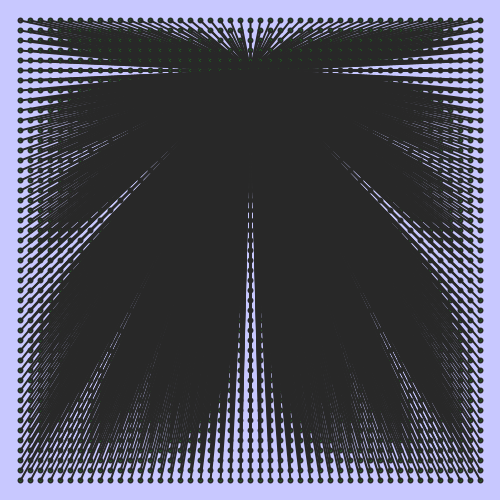
Frame 1 (no input)
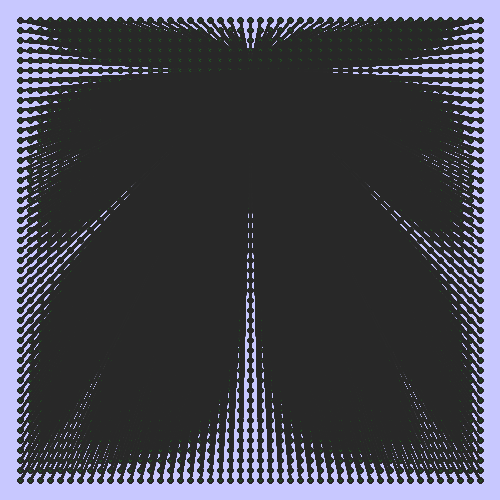
Frame 60 (the mouse pressed at the canvas centre just before this capture)
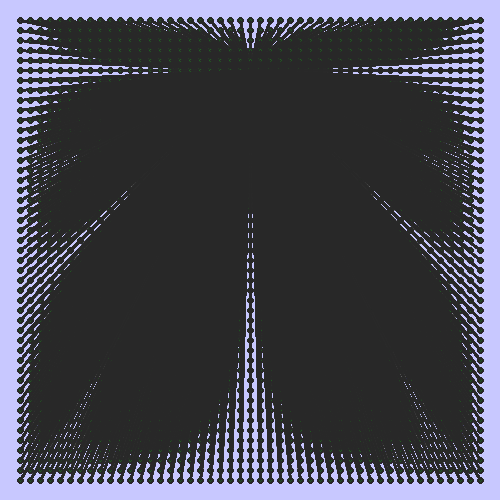
Frame 120 (the mouse held since frame 60 and released just before this capture)

The Processing sketch that drew these frames (run headless with seeded random() and noise(); from frame 60 on, the mouse is pressed at the canvas centre):

// Processing sketch: Loop
// ── Loop.pde
int y= 20;
int x= 20;
color fromGreen=color (0,255,0);
color toRed=color (255,0,0);
float counter=0;
color magenta = #F700E7;
void setup (){
  size (500,500);
  background (200,200,255);
}

void draw () { 
  smooth ();
  strokeWeight (2);
  fill (120);
  stroke (40);
  for (int y=20; y<=height-20;y+=10) {
    for (int x=20; x<=width-20;x+=10){
      ellipse (x,y,4,4);
      //Draw a line to the center of the display
      color currentColor=lerpColor (fromGreen,toRed,counter);
      fill(currentColor);
      line (x,y,250,70);
    }
  }
}
